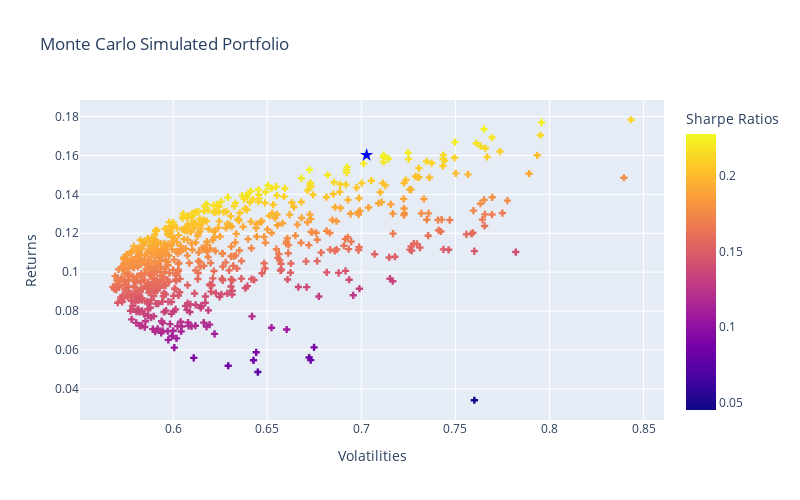

This figure's notebook cell:
### Code cell
# Find the index of the portfolio with the maximum Sharpe ratio
max_sharpe_index = np.argmax(sharpe_ratios)

# Plot the data using Plotly Express
fig = px.scatter(portfolio_df, x="Volatilities", y="Returns", color="Sharpe Ratios",
                 title="Monte Carlo Simulated Portfolio",
                 labels={"Portfolio Volatilities": "Volatilities",
                         "Portfolio Returns": "Returns"},
                 width=800, height=500).update_traces(mode='markers', marker=dict(symbol='cross'))

# Add the portfolio with the maximum Sharpe ratio to the plot with a star symbol
fig.add_scatter(
        mode='markers',
        x=[portfolio_df.iloc[max_sharpe_index]['Volatilities']],
        y=[portfolio_df.iloc[max_sharpe_index]['Returns']],
        marker=dict(symbol='star', size=10, color='blue'),
        name='Max Sharpe').update(layout_showlegend=False)

fig.show()

### Figure 1 — Plotly figure (JSON) as saved in the notebook; plotly's stock layout.template omitted (floating-point values rounded to 4 significant figures; data arrays with more than 128 entries replaced by an {"elided": "..."} marker saying what was removed)
{"data": [{"hovertemplate": "Volatilities=%{x}<br>Returns=%{y}<br>Sharpe Ratios=%{marker.color}<extra></extra>", "legendgroup": "", "marker": {"color": {"elided": "700 float values"}, "coloraxis": "coloraxis", "symbol": "cross"}, "mode": "markers", "name": "", "orientation": "v", "showlegend": false, "type": "scatter", "x": {"elided": "700 float values"}, "xaxis": "x", "y": {"elided": "700 float values"}, "yaxis": "y"}, {"marker": {"color": "blue", "size": 10, "symbol": "star"}, "mode": "markers", "name": "Max Sharpe", "type": "scatter", "x": [0.7028], "y": [0.1602]}], "layout": {"coloraxis": {"colorbar": {"title": {"text": "Sharpe Ratios"}}, "colorscale": [[0, "#0d0887"], [0.1111, "#46039f"], [0.2222, "#7201a8"], [0.3333, "#9c179e"], [0.4444, "#bd3786"], [0.5556, "#d8576b"], [0.6667, "#ed7953"], [0.7778, "#fb9f3a"], [0.8889, "#fdca26"], [1, "#f0f921"]]}, "height": 500, "legend": {"tracegroupgap": 0}, "showlegend": false, "title": {"text": "Monte Carlo Simulated Portfolio"}, "width": 800, "xaxis": {"anchor": "y", "domain": [0, 1], "title": {"text": "Volatilities"}}, "yaxis": {"anchor": "x", "domain": [0, 1], "title": {"text": "Returns"}}}}
